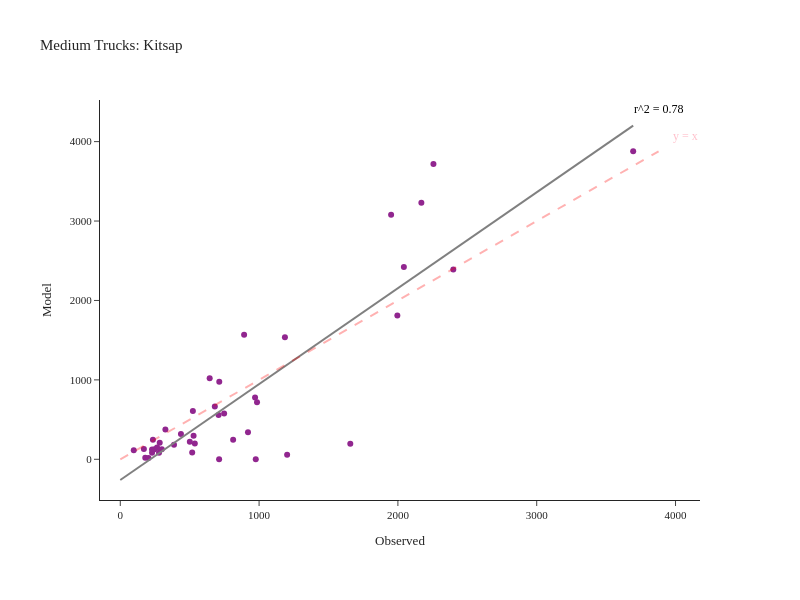

Notebook code for this chart:
### Code cell
fig = create_truck_chart(df_daily_med, 'Medium', 'Kitsap')
fig.show()

### Figure 1 — Plotly figure (JSON) as saved in the notebook; plotly's stock layout.template omitted (floating-point values rounded to 4 significant figures)
{"data": [{"customdata": [["SR-16  N/O SR-302 NB/SB", "Kitsap"], ["SR-16 N/O SR-160 NB/SB", "Kitsap"], ["SR-16 N/O Tremont NB/SB", "Kitsap"], ["SR-16 S/O SR-3 NB", "Kitsap"], ["SR-104 @ Hood Canal Bridge WB/EB", "Kitsap"], ["SR-104 E/O Hood Canal Bridge WB/EB", "Kitsap"], ["SR-104 N/O Pt Gamble Rd WB/EB", "Kitsap"], ["SR-104 E/O SR-307 WB/EB", "Kitsap"], ["SR-104 E/O Hansville WB/EB", "Kitsap"], ["SR-160 @ SR-16 WB/EB", "Kitsap"], ["SR-160 E/O Long Lake Rd WB/EB", "Kitsap"], ["SR-160 W/O Banner WB/EB", "Kitsap"], ["SR-160 E/O Peterson WB/EB", "Kitsap"], ["SR-160 S/O Southworth Dr WB/EB", "Kitsap"], ["SR-166 E/O SR-16 WB/EB", "Kitsap"], ["SR-3 E/O Sunset Way NB/SB", "Kitsap"], ["SR-3 N/O SR-305 NB/SB", "Kitsap"], ["SR-3 S/O Newberry Hill Rd NB/SB", "Kitsap"], ["SR-3 @ SR-304 NB/SB", "Kitsap"], ["SR-3 NE of SR-16 NB/SB", "Kitsap"], ["SR-3 W/O Lake Flora Rd NB/SB", "Kitsap"], ["SR-303 E/O SR-3 NB/SB", "Kitsap"], ["SR-303 N/O 11th St NB/SB", "Kitsap"], ["SR-303 N/O SR-304 NB/SB", "Kitsap"], ["SR-304 E/O SR-3 WB/EB", "Kitsap"], ["SR-304 W/O Naval WB/EB", "Kitsap"], ["SR-305 W/O SR-307 WB/EB", "Kitsap"], ["SR-305 W/O Suquamish Way WB/EB", "Kitsap"], ["SR-305 N/O Day Rd WB/EB", "Kitsap"], ["SR-305 N/O High School Rd WB/EB", "Kitsap"], ["SR-305 S/O Winslow Way WB/EB", "Kitsap"], ["SR-305 @ Ferry Ramp WB/EB", "Kitsap"], ["SR-307 W/O SR-104 NB/SB", "Kitsap"], ["SR-307 N/O Gunderson NB/SB", "Kitsap"], ["SR-307 S/O Gunderson NB/SB", "Kitsap"], ["SR-307 N/O SR-305 NB/SB", "Kitsap"], ["SR-308 @ SR-3 WB/EB", "Kitsap"], ["SR-308 E/O SR-3 WB/EB", "Kitsap"], ["SR-308 E/O Silverdale Way WB/EB", "Kitsap"], ["SR-308 W/O Brownsville Hwy WB/EB", "Kitsap"], ["SR-310 @ SR-3 WB/EB", "Kitsap"], ["SR-310 W/O Callow WB/EB", "Kitsap"]], "hovertemplate": "Observed=%{x}<br>Model=%{y}<br>location=%{customdata[0]}<br>County=%{customdata[1]}<extra></extra>", "legendgroup": "", "line": {"color": "Grey", "width": 2}, "marker": {"color": "#91268F", "symbol": "circle"}, "mode": "markers", "name": "", "orientation": "v", "showlegend": false, "type": "scatter", "x": [2256, 1951, 2169, 1996, 712, 180, 203, 537, 299, 523, 501, 387, 235, 97, 325, 1202, 1657, 2399, 2043, 3695, 976, 985, 971, 437, 892, 681, 1186, 713, 644, 518, 279, 229, 813, 528, 708, 748, 170, 229, 284, 247, 920, 265], "xaxis": "x", "y": [3717, 3078, 3229, 1812, 0, 21, 16, 200, 127, 607, 221, 182, 247, 114, 376, 56, 195, 2390, 2422, 3878, 0, 718, 778, 318, 1568, 666, 1537, 975, 1020, 86, 81, 81, 246, 295, 559, 578, 129, 124, 209, 127, 341, 147], "yaxis": "y"}, {"hovertemplate": "Observed=%{x}<br>Model=%{y}<extra></extra>", "legendgroup": "", "line": {"color": "Grey", "dash": "solid", "width": 2}, "marker": {"symbol": "circle"}, "mode": "lines", "name": "", "orientation": "v", "showlegend": false, "type": "scatter", "x": [0.0, 37.32, 74.65, 112.0, 149.3, 186.6, 223.9, 261.3, 298.6, 335.9, 373.2, 410.6, 447.9, 485.2, 522.5, 559.8, 597.2, 634.5, 671.8, 709.1, 746.5, 783.8, 821.1, 858.4, 895.8, 933.1, 970.4, 1008.0, 1045.0, 1082.0, 1120.0, 1157.0, 1194.0, 1232.0, 1269.0, 1306.0, 1344.0, 1381.0, 1418.0, 1456.0, 1493.0, 1530.0, 1568.0, 1605.0, 1642.0, 1680.0, 1717.0, 1754.0, 1792.0, 1829.0, 1866.0, 1903.0, 1941.0, 1978.0, 2015.0, 2053.0, 2090.0, 2127.0, 2165.0, 2202.0, 2239.0, 2277.0, 2314.0, 2351.0, 2389.0, 2426.0, 2463.0, 2501.0, 2538.0, 2575.0, 2613.0, 2650.0, 2687.0, 2725.0, 2762.0, 2799.0, 2837.0, 2874.0, 2911.0, 2949.0, 2986.0, 3023.0, 3061.0, 3098.0, 3135.0, 3172.0, 3210.0, 3247.0, 3284.0, 3322.0, 3359.0, 3396.0, 3434.0, 3471.0, 3508.0, 3546.0, 3583.0, 3620.0, 3658.0, 3695.0], "xaxis": "x", "y": [-260.7, -215.6, -170.6, -125.5, -80.45, -35.39, 9.679, 54.74, 99.81, 144.9, 189.9, 235.0, 280.1, 325.1, 370.2, 415.3, 460.3, 505.4, 550.5, 595.5, 640.6, 685.6, 730.7, 775.8, 820.8, 865.9, 911.0, 956.0, 1001.0, 1046.0, 1091.0, 1136.0, 1181.0, 1226.0, 1271.0, 1317.0, 1362.0, 1407.0, 1452.0, 1497.0, 1542.0, 1587.0, 1632.0, 1677.0, 1722.0, 1767.0, 1812.0, 1857.0, 1902.0, 1947.0, 1993.0, 2038.0, 2083.0, 2128.0, 2173.0, 2218.0, 2263.0, 2308.0, 2353.0, 2398.0, 2443.0, 2488.0, 2533.0, 2578.0, 2623.0, 2668.0, 2714.0, 2759.0, 2804.0, 2849.0, 2894.0, 2939.0, 2984.0, 3029.0, 3074.0, 3119.0, 3164.0, 3209.0, 3254.0, 3299.0, 3344.0, 3390.0, 3435.0, 3480.0, 3525.0, 3570.0, 3615.0, 3660.0, 3705.0, 3750.0, 3795.0, 3840.0, 3885.0, 3930.0, 3975.0, 4020.0, 4065.0, 4111.0, 4156.0, 4201.0], "yaxis": "y"}], "layout": {"annotations": [{"align": "right", "font": {"color": "pink", "size": 12}, "showarrow": false, "text": "y = x", "x": 4072.0, "y": 4072.0}, {"align": "right", "font": {"color": "black", "size": 12}, "showarrow": false, "text": "r^2 = 0.78", "x": 3880.0, "y": 4411.0}], "height": 600, "legend": {"tracegroupgap": 0}, "margin": {"b": 100, "l": 100, "r": 100, "t": 100}, "shapes": [{"line": {"color": "Red", "dash": "dash", "width": 2}, "type": "line", "x0": 0, "x1": 3878, "y0": 0, "y1": 3878}], "title": {"text": "Medium Trucks: Kitsap"}, "width": 800, "xaxis": {"anchor": "y", "domain": [0.0, 1.0], "title": {"text": "Observed"}}, "yaxis": {"anchor": "x", "domain": [0.0, 1.0], "title": {"text": "Model"}}}}
